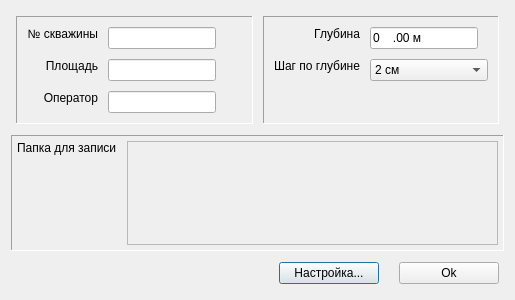
<?xml version="1.0" encoding="UTF-8"?>
<ui version="4.0">
 <class>Dialog_well_info</class>
 <widget class="QDialog" name="Dialog_well_info">
  <property name="geometry">
   <rect>
    <x>0</x>
    <y>0</y>
    <width>515</width>
    <height>300</height>
   </rect>
  </property>
  <property name="windowTitle">
   <string>Dialog</string>
  </property>
  <layout class="QVBoxLayout" name="verticalLayout">
   <item>
    <layout class="QHBoxLayout" name="horizontalLayout">
     <property name="spacing">
      <number>10</number>
     </property>
     <property name="leftMargin">
      <number>5</number>
     </property>
     <property name="topMargin">
      <number>5</number>
     </property>
     <property name="rightMargin">
      <number>5</number>
     </property>
     <property name="bottomMargin">
      <number>5</number>
     </property>
     <item>
      <widget class="QFrame" name="frame_well">
       <property name="frameShape">
        <enum>QFrame::Panel</enum>
       </property>
       <property name="frameShadow">
        <enum>QFrame::Sunken</enum>
       </property>
       <property name="lineWidth">
        <number>1</number>
       </property>
       <property name="midLineWidth">
        <number>0</number>
       </property>
       <layout class="QFormLayout" name="formLayout">
        <property name="labelAlignment">
         <set>Qt::AlignRight|Qt::AlignTrailing|Qt::AlignVCenter</set>
        </property>
        <property name="horizontalSpacing">
         <number>10</number>
        </property>
        <property name="verticalSpacing">
         <number>10</number>
        </property>
        <property name="leftMargin">
         <number>10</number>
        </property>
        <property name="topMargin">
         <number>10</number>
        </property>
        <property name="rightMargin">
         <number>10</number>
        </property>
        <property name="bottomMargin">
         <number>10</number>
        </property>
        <item row="0" column="0">
         <widget class="QLabel" name="label_well_No">
          <property name="sizePolicy">
           <sizepolicy hsizetype="Fixed" vsizetype="Fixed">
            <horstretch>0</horstretch>
            <verstretch>0</verstretch>
           </sizepolicy>
          </property>
          <property name="text">
           <string>№ скважины</string>
          </property>
          <property name="alignment">
           <set>Qt::AlignRight|Qt::AlignTrailing|Qt::AlignVCenter</set>
          </property>
         </widget>
        </item>
        <item row="0" column="1">
         <widget class="QLineEdit" name="lineEdit_well_No">
          <property name="sizePolicy">
           <sizepolicy hsizetype="Fixed" vsizetype="Fixed">
            <horstretch>0</horstretch>
            <verstretch>0</verstretch>
           </sizepolicy>
          </property>
         </widget>
        </item>
        <item row="1" column="0">
         <widget class="QLabel" name="label_fild_name">
          <property name="sizePolicy">
           <sizepolicy hsizetype="Fixed" vsizetype="Fixed">
            <horstretch>0</horstretch>
            <verstretch>0</verstretch>
           </sizepolicy>
          </property>
          <property name="text">
           <string>Площадь</string>
          </property>
          <property name="alignment">
           <set>Qt::AlignRight|Qt::AlignTrailing|Qt::AlignVCenter</set>
          </property>
         </widget>
        </item>
        <item row="1" column="1">
         <widget class="QLineEdit" name="lineEdit_fild_name">
          <property name="sizePolicy">
           <sizepolicy hsizetype="Fixed" vsizetype="Fixed">
            <horstretch>0</horstretch>
            <verstretch>0</verstretch>
           </sizepolicy>
          </property>
         </widget>
        </item>
        <item row="2" column="0">
         <widget class="QLabel" name="label_operator_name">
          <property name="sizePolicy">
           <sizepolicy hsizetype="Fixed" vsizetype="Fixed">
            <horstretch>0</horstretch>
            <verstretch>0</verstretch>
           </sizepolicy>
          </property>
          <property name="text">
           <string>Оператор</string>
          </property>
          <property name="alignment">
           <set>Qt::AlignRight|Qt::AlignTrailing|Qt::AlignVCenter</set>
          </property>
         </widget>
        </item>
        <item row="2" column="1">
         <widget class="QLineEdit" name="lineEdit_operator_name">
          <property name="sizePolicy">
           <sizepolicy hsizetype="Fixed" vsizetype="Fixed">
            <horstretch>0</horstretch>
            <verstretch>0</verstretch>
           </sizepolicy>
          </property>
         </widget>
        </item>
       </layout>
      </widget>
     </item>
     <item>
      <widget class="QFrame" name="frame_log">
       <property name="frameShape">
        <enum>QFrame::Panel</enum>
       </property>
       <property name="frameShadow">
        <enum>QFrame::Sunken</enum>
       </property>
       <layout class="QFormLayout" name="formLayout_2">
        <property name="labelAlignment">
         <set>Qt::AlignRight|Qt::AlignTrailing|Qt::AlignVCenter</set>
        </property>
        <property name="horizontalSpacing">
         <number>10</number>
        </property>
        <property name="verticalSpacing">
         <number>10</number>
        </property>
        <property name="leftMargin">
         <number>10</number>
        </property>
        <property name="topMargin">
         <number>10</number>
        </property>
        <property name="rightMargin">
         <number>10</number>
        </property>
        <property name="bottomMargin">
         <number>10</number>
        </property>
        <item row="0" column="0">
         <widget class="QLabel" name="label_depth">
          <property name="sizePolicy">
           <sizepolicy hsizetype="Fixed" vsizetype="Fixed">
            <horstretch>0</horstretch>
            <verstretch>0</verstretch>
           </sizepolicy>
          </property>
          <property name="text">
           <string>Глубина</string>
          </property>
          <property name="alignment">
           <set>Qt::AlignRight|Qt::AlignTrailing|Qt::AlignVCenter</set>
          </property>
         </widget>
        </item>
        <item row="0" column="1">
         <widget class="QLineEdit" name="lineEdit_depth">
          <property name="sizePolicy">
           <sizepolicy hsizetype="Fixed" vsizetype="Fixed">
            <horstretch>0</horstretch>
            <verstretch>0</verstretch>
           </sizepolicy>
          </property>
          <property name="inputMask">
           <string>#0000.00 м</string>
          </property>
          <property name="text">
           <string>0.00 м</string>
          </property>
          <property name="alignment">
           <set>Qt::AlignLeading|Qt::AlignLeft|Qt::AlignVCenter</set>
          </property>
          <property name="placeholderText">
           <string/>
          </property>
         </widget>
        </item>
        <item row="1" column="0">
         <widget class="QLabel" name="label_depth_step">
          <property name="sizePolicy">
           <sizepolicy hsizetype="Fixed" vsizetype="Fixed">
            <horstretch>0</horstretch>
            <verstretch>0</verstretch>
           </sizepolicy>
          </property>
          <property name="text">
           <string>Шаг по глубине</string>
          </property>
          <property name="alignment">
           <set>Qt::AlignRight|Qt::AlignTrailing|Qt::AlignVCenter</set>
          </property>
         </widget>
        </item>
        <item row="1" column="1">
         <widget class="QComboBox" name="comboBox">
          <property name="currentIndex">
           <number>0</number>
          </property>
          <property name="maxVisibleItems">
           <number>3</number>
          </property>
          <property name="maxCount">
           <number>3</number>
          </property>
          <item>
           <property name="text">
            <string>2 см</string>
           </property>
          </item>
          <item>
           <property name="text">
            <string>5 см</string>
           </property>
          </item>
          <item>
           <property name="text">
            <string>10 см</string>
           </property>
          </item>
         </widget>
        </item>
       </layout>
      </widget>
     </item>
    </layout>
   </item>
   <item>
    <widget class="QFrame" name="frame_folder_setup">
     <property name="frameShape">
      <enum>QFrame::Panel</enum>
     </property>
     <property name="frameShadow">
      <enum>QFrame::Sunken</enum>
     </property>
     <property name="lineWidth">
      <number>1</number>
     </property>
     <property name="midLineWidth">
      <number>0</number>
     </property>
     <layout class="QHBoxLayout" name="horizontalLayout_3">
      <property name="spacing">
       <number>10</number>
      </property>
      <property name="leftMargin">
       <number>5</number>
      </property>
      <property name="topMargin">
       <number>5</number>
      </property>
      <property name="rightMargin">
       <number>5</number>
      </property>
      <property name="bottomMargin">
       <number>5</number>
      </property>
      <item>
       <widget class="QLabel" name="label_folder_name">
        <property name="text">
         <string>Папка для записи</string>
        </property>
        <property name="alignment">
         <set>Qt::AlignLeading|Qt::AlignLeft|Qt::AlignTop</set>
        </property>
       </widget>
      </item>
      <item>
       <widget class="QTextBrowser" name="textBrowser">
        <property name="enabled">
         <bool>false</bool>
        </property>
       </widget>
      </item>
     </layout>
    </widget>
   </item>
   <item>
    <layout class="QHBoxLayout" name="horizontalLayout_2">
     <property name="spacing">
      <number>20</number>
     </property>
     <property name="leftMargin">
      <number>5</number>
     </property>
     <property name="topMargin">
      <number>5</number>
     </property>
     <property name="rightMargin">
      <number>5</number>
     </property>
     <property name="bottomMargin">
      <number>5</number>
     </property>
     <item>
      <spacer name="horizontalSpacer">
       <property name="orientation">
        <enum>Qt::Horizontal</enum>
       </property>
       <property name="sizeHint" stdset="0">
        <size>
         <width>40</width>
         <height>20</height>
        </size>
       </property>
      </spacer>
     </item>
     <item>
      <widget class="QPushButton" name="pushButtonSetup">
       <property name="minimumSize">
        <size>
         <width>100</width>
         <height>0</height>
        </size>
       </property>
       <property name="text">
        <string>Настройка...</string>
       </property>
      </widget>
     </item>
     <item>
      <widget class="QPushButton" name="pushButtonOK">
       <property name="minimumSize">
        <size>
         <width>100</width>
         <height>0</height>
        </size>
       </property>
       <property name="text">
        <string>Ok</string>
       </property>
      </widget>
     </item>
    </layout>
   </item>
  </layout>
 </widget>
 <tabstops>
  <tabstop>pushButtonOK</tabstop>
  <tabstop>lineEdit_well_No</tabstop>
  <tabstop>lineEdit_fild_name</tabstop>
  <tabstop>lineEdit_operator_name</tabstop>
  <tabstop>lineEdit_depth</tabstop>
  <tabstop>comboBox</tabstop>
  <tabstop>pushButtonSetup</tabstop>
  <tabstop>textBrowser</tabstop>
 </tabstops>
 <resources/>
 <connections/>
</ui>
